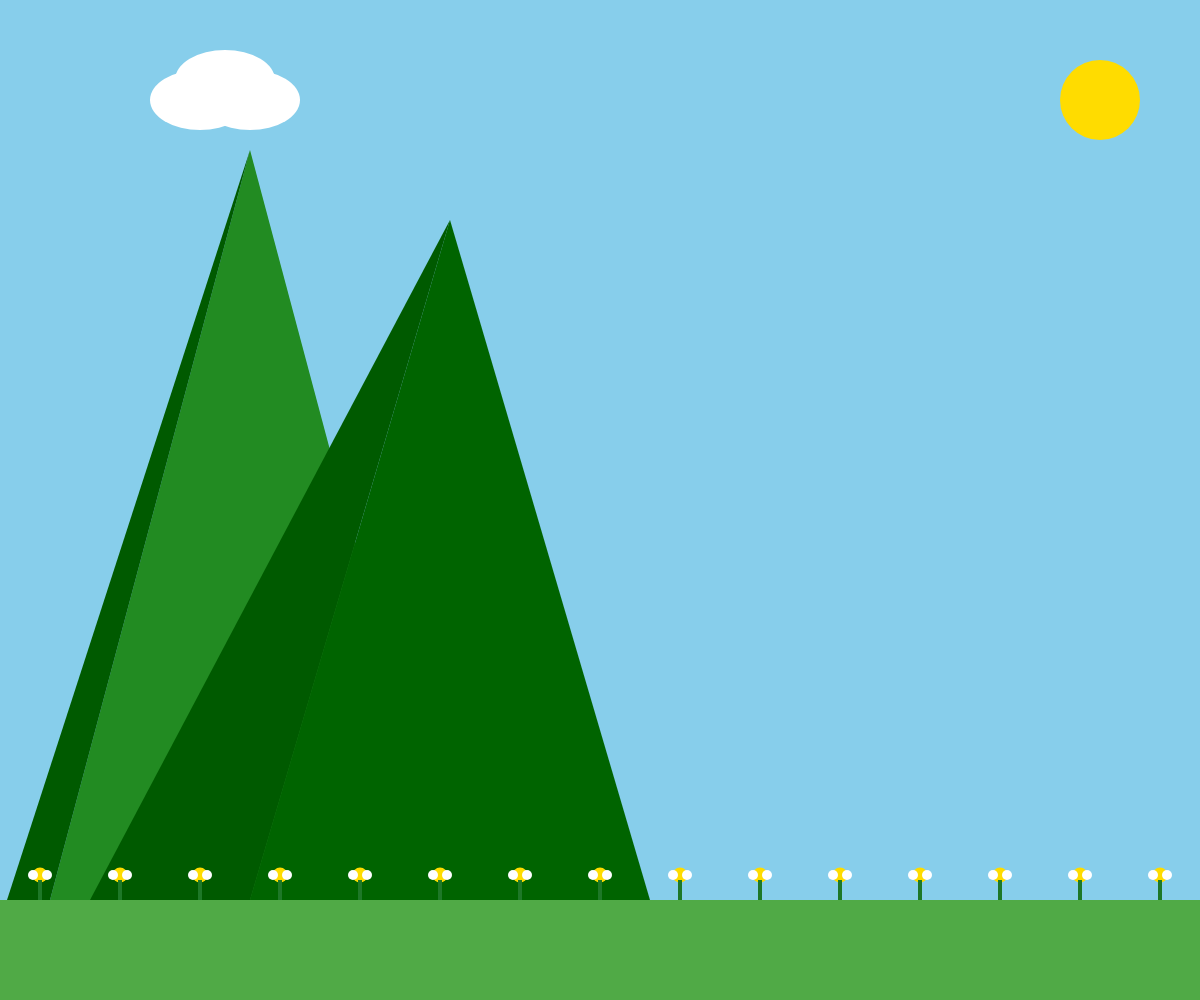
Frame 1 (no input)
Frame 60 (no input): identical to frame 1, image omitted
Frame 120 (the mouse pressed at the canvas centre since frame 60): identical to frame 1, image omitted

The p5.js sketch that drew this single still picture (run headless with seeded random() and noise() and a simulated clock; from frame 60 on, the mouse is pressed at the canvas centre):

// p5.js sketch
// ── sketch.js
function preload() {
  // put preload code here
}

function setup() {
  createCanvas(windowWidth, windowHeight);
  console.log('p5.js version:', p5.VERSION);
  // put setup code here

  const message =
    "This is a template repository\nfor the course Laboratorio di Computergrafica\nCommunication Design, Politecnico di Milano";
  textAlign(CENTER, CENTER);
  textSize(16);
  text(message, width / 2, height / 2);
}

function draw() {
  // put drawing code here
  background(135, 206, 235);

  //sole
  noStroke();
  fill(255, 220, 0);
  circle(width - 100, 100, 80);

  //montagne
  fill(34, 139, 34);
  triangle(50, height - 100, 250, 150, 450, height - 100);

  fill(0, 100, 0);
  triangle(250, height - 100, 450, 220, 650, height - 100);

  //prato
  fill(80, 170, 70);
  rect(0, height - 100, width, 100);

  //nuvola
  fill(255);
  ellipse(200, 100, 100, 60);
  ellipse(250, 100, 100, 60);
  ellipse(225, 80, 100, 60);

  //ombra montagne
  fill(0, 90, 0, );
  triangle(50, height - 100, 250, 150, 7, height - 100);
  triangle(250, height - 100, 450, 220, 90, height - 100);

  //fiori
  for (let x = 40; x < width; x += 80) {
    if (x < width - 20) {
      fill(255, 220, 0);
      circle(x, height - 125, 15);

      fill(255);
      circle(x - 7, height - 125, 10);
      circle(x + 7, height - 125, 10);

      fill(30, 120, 40);
      rect(x - 2, height - 120, 4, 20);
    }
  }
}
